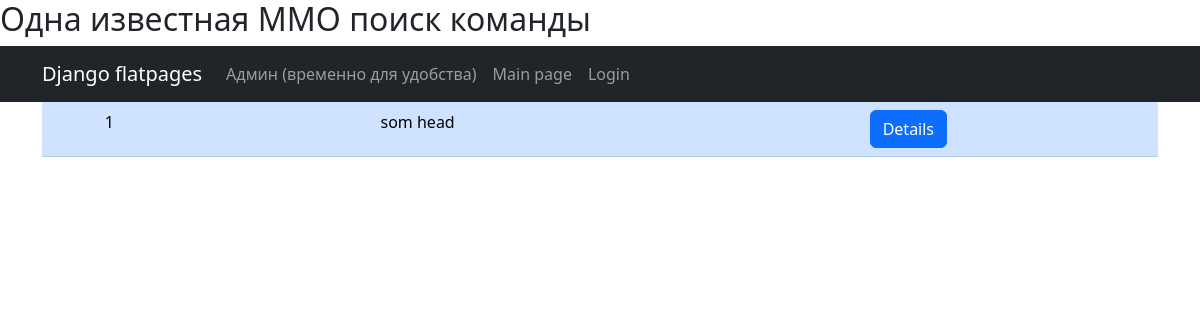
/, run on an earlier commit of the app's database.
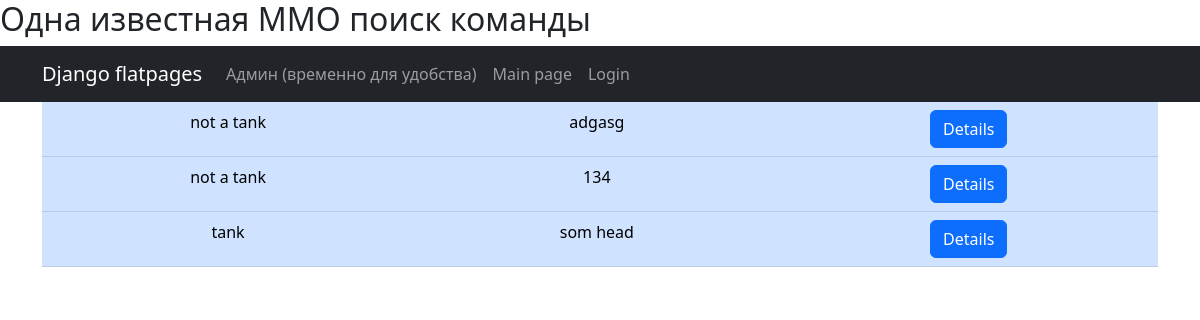
And on a later commit of the database.
### tickets/models.py (models this page shows, shortened)
class Ticket(models.Model):
    author = models.ForeignKey(User, on_delete=models.CASCADE)
    head = models.CharField(max_length=200)
    body = CKEditor5Field('Text', config_name='extends')
    category = models.CharField(choices=categories, max_length=25)
    pubdate = models.DateField(auto_now_add=True)

### tickets/views.py (the view)
# urls.py: path('', TicketsList.as_view()),
class TicketsList(ListView):  # вьюшка для просмотра всех размещенных на сайте тикетов
    model = Ticket
    ordering = 'pubdate'
    template_name = 'tickets.html'
    context_object_name = 'tickets'

### templates/tickets.html (shortened to what this page needs)
{% extends 'flatpages/default.html' %}
    {% block title %}
    <h2>Одна известная ММО поиск команды</h2>
    {% endblock title %}
    {% block content %}
    {% if tickets %}
    <table class="table table-primary">
    {% for ticket in tickets %}
        <tr>
            <td>
                {{ ticket.category }}
            </td>
            <td>
                {{ ticket.head }}
            </td>
            <td>
                <a class="btn btn-primary" href="{% url 'ticket_detail' ticket.id %}">Details</a>
            </td>
        </tr>
    {% endfor %}
    </table>
    {% else %}
    <h5>There is no active tickets right now</h5>
    {% endif %}
    {% endblock content %}

### templates/flatpages/default.html (shortened to what this page needs)
<!DOCTYPE html>
<html>
    <head>
        {% block title %}
        {% endblock title %}
        {% load static %}
        <link href="{% static 'css/styles.css' %}" rel="stylesheet" />
    </head>
    <body>
        <nav class="navbar navbar-expand-lg navbar-dark bg-dark static-top">
            <div class="container">
                <a class="navbar-brand" href="#">Django flatpages</a>
                <div class="collapse navbar-collapse" id="navbarResponsive">
                    <ul class="navbar-nav ml-auto">
                        <li class="nav-item">
                            <a class="nav-link" href="/admin/">Админ (временно для удобства)</a>
                        </li>
                        <li class="nav-item">
                            <a class="nav-link" href="/">Main page</a>
                        </li>
                        {% if user.is_authenticated %}
                            <li class="nav-item">
                                <a class="nav-link" href="/create/">Create new ticket</a>
                            </li>
                            <li class="nav-item">
                                <a class="nav-link" href="/my_tickets">My tickets</a>
                            </li>
                            <li class="nav-item">
                                <a class="nav-link" href="/responds/">My responses</a>
                            </li>
                            <li class="nav-item">
                                <a class="nav-link" href="/auth/logout">Logout</a>
                            </li>
                        {% else %}
                            <li class="nav-item">
                                <a class="nav-link" href="/auth/login">Login</a>
                            </li>
                        {% endif %}
                    </ul>
                </div>
            </div>
        </nav>
        <div class="container">
            <div class="row">
                <div class="col-lg-12 text-center">
                    {% block content %}
                    {% endblock content %}
                </div>
            </div>
        </div>
    </body>
</html>

What changed in the data, as far as the page shows it:
removed Ticket: category "1", head "som head"
added Ticket: category "not a tank", head "adgasg"
added Ticket: category "not a tank", head "134"
added Ticket: category "tank", head "som head"
